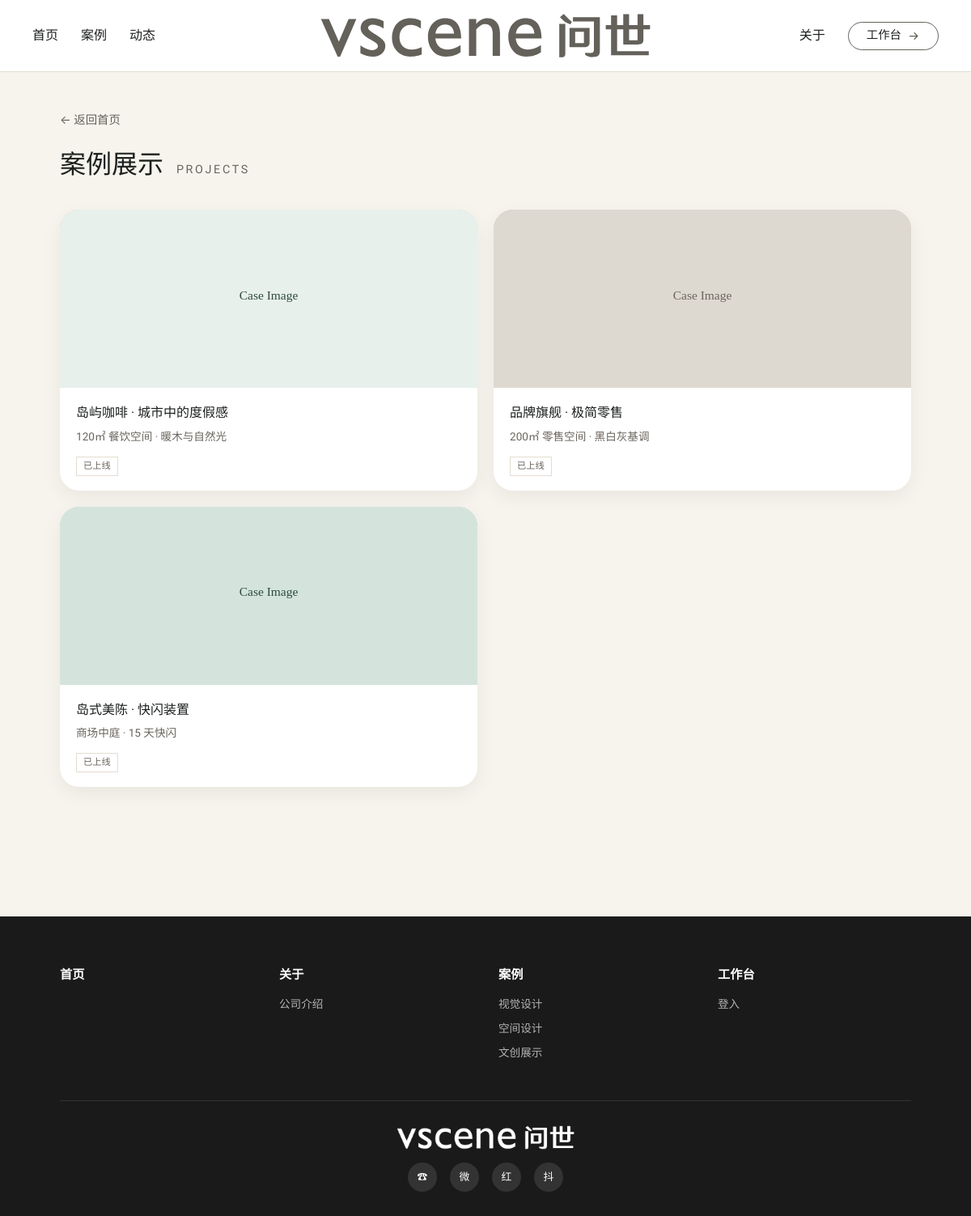
The app's page /cases with its own data.
### tables this page shows
CREATE TABLE cases (
  id INTEGER PRIMARY KEY AUTOINCREMENT,
  slug TEXT UNIQUE NOT NULL,
  title TEXT NOT NULL,
  subtitle TEXT,
  description TEXT,
  cover_image TEXT,
  sort_order INTEGER DEFAULT 0,
  is_online BOOLEAN DEFAULT FALSE,
  created_at DATETIME DEFAULT CURRENT_TIMESTAMP
, area REAL, category TEXT);

### app/routers/public.py (the view)
@router.get("/cases", response_class=HTMLResponse)
async def cases_list(request: Request):
    with db_session() as conn:
        cases = rows_to_list(
            conn.execute(
                "SELECT * FROM cases WHERE is_online = 1 ORDER BY sort_order, id DESC"
            ).fetchall()
        )
    return templates.TemplateResponse(
        "public/projects.html",
        {
            "request": request,
            "studio": get_studio_profile(),
            "cases": cases,
            "contact": load_contact(),
        },
    )

### templates/public/projects.html (shortened to what this page needs)
{% extends "public/base.html" %}
{% block extra_css %}<link rel="stylesheet" href="{{ asset_url('/static/css/cases-pages.css') }}">{% endblock %}
{% block content %}
<section class="cases-page">
  <div class="container">
    <a href="/" class="back-home">← 返回首页</a>
    <h1 class="page-title">案例展示 <span>Projects</span></h1>
    <div class="cases-grid">
      {% for case in cases %}
      <a href="/projects/{{ case.id }}" class="case-card">
        <div class="case-img"><img src="{{ case.cover_image }}" alt="{{ case.title }}"></div>
        <div class="case-info">
          <h3>{{ case.title }}</h3>
          <p>{% if case.area or case.category %}{% if case.area %}{{ case.area }}㎡{% endif %}{% if case.area and case.category %} · {% endif %}{{ case.category }}{% else %}{{ case.subtitle }}{% endif %}</p>
          <span class="case-tags">
            <span class="case-status">{% if case.is_online %}已上线{% else %}草稿{% endif %}</span>
          </span>
        </div>
      </a>
      {% endfor %}
    </div>
  </div>
</section>
{% endblock %}

### static/css/style.css (style rules this page uses)
:root { --bg: #f7f4ee; --surface: #ffffff; --text: #1c201d; --muted: #6a645d; --accent: #63615A; --accent-rgb: 99, 97, 90; --accent-signature: #c8ff00; --case-accent: #c8ff00; --accent-light: #ece9e3; --border: #e3ddd2; --radius: 14px; --radius-lg: 24px; --shadow: 0 10px 30px rgba(var(--accent-rgb), 0.08); --shadow-card: 0 8px 24px rgba(0, 0, 0, .06); --shadow-card-hover: 0 12px 30px rgba(26, 22, 20, .12); --cases-grid-cols: 2; --cases-grid-gap: 20px; --cases-grid-mt: 30px; --lift: -6px; --ease-out: cubic-bezier(.23, 1, .32, 1); --font: "Prompt", "Noto Sans SC", "PingFang SC", -apple-system, BlinkMacSystemFont, "Segoe UI", sans-serif; --font-display: "Prompt", "Noto Sans SC", sans-serif; }
* { box-sizing: border-box; margin: 0; padding: 0; }
body { font-family: var(--font); background: var(--bg); color: var(--text); line-height: 1.6; min-height: 100vh; }
a { color: var(--accent); text-decoration: none; }
.container { max-width: 1100px; margin: 0 auto; padding: 0 24px; }
.cases-grid { display: grid; grid-template-columns: repeat(var(--cases-grid-cols), 1fr); gap: var(--cases-grid-gap); margin-top: var(--cases-grid-mt); }
.case-card { display: block; background: var(--surface); border-radius: var(--radius-lg); overflow: hidden; box-shadow: var(--shadow-card); transition: transform .5s var(--ease-out), box-shadow .5s ease; }
.case-img { position: relative; width: 100%; height: 220px; overflow: hidden; background: #d4c5b3; background-size: cover; background-position: center; background-repeat: no-repeat; }
.case-img img { width: 100%; height: 100%; object-fit: cover; display: block; transition: transform .5s var(--ease-out); }
.case-img::after { content: ""; position: absolute; inset: 0; background: rgba(var(--accent-rgb), .18); opacity: 0; transition: opacity .5s ease; pointer-events: none; }
.case-info { padding: 18px 20px; }
.case-card h3, .case-info h3 { font-size: 1rem; font-weight: 300; margin-bottom: 6px; color: var(--text); }
.case-info p, .case-card p { color: var(--muted); font-size: .85rem; margin-bottom: 10px; transition: color .35s ease; }
.cases-page { padding: 60px 0 80px; }
.page-title { font-family: var(--font-display); font-weight: 300; font-size: clamp(2rem, 4vw, 2.8rem); margin-bottom: 40px; }
.page-title span { font-family: "Prompt", "Noto Sans SC", sans-serif; font-weight: 300; font-size: 0.5em; color: var(--muted); margin-left: 10px; }

### static/css/cases-pages.css (style rules this page uses)
.back-home { display: inline-block; margin: 28px 0 18px; font-size: .9rem; color: var(--accent, #63615A); text-decoration: none; }
.cases-page { padding: 20px 0 80px; }
.page-title { font-size: 2rem; font-weight: 300; color: var(--text, #1c201d); margin-bottom: 28px; }
.page-title span { font-size: .9rem; letter-spacing: .18em; color: var(--muted, #6a645d); margin-left: 8px; text-transform: uppercase; }
.case-tags { display: inline-flex; gap: 8px; flex-wrap: wrap; align-items: center; }
.case-status { display: inline-block; font-size: .7rem; color: var(--muted, #6a645d); border: 1px solid var(--border, #e3ddd2); padding: 2px 8px; border-radius: 0; }

### records on screen
cases: cover_image (placeholder picture), title "岛屿咖啡 · 城市中的度假感", subtitle "120㎡ 餐饮空间 · 暖木与自然光", is_online "已上线"
cases: cover_image (placeholder picture), title "品牌旗舰 · 极简零售", subtitle "200㎡ 零售空间 · 黑白灰基调", is_online "已上线"
cases: cover_image (placeholder picture), title "岛式美陈 · 快闪装置", subtitle "商场中庭 · 15 天快闪", is_online "已上线"
